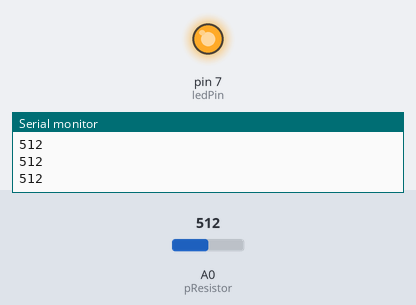
A sketch run on a simulated Arduino Uno, built with avr-gcc and run on an emulated ATmega328P. Shown: output pins drawn as LEDs (lit = HIGH), the last lines printed to the serial monitor. The test bench sets the inputs (shaded band); at power-on: A0 (pResistor) = 512.

Above: at 1.3 s.
1.4 s: A0 (pResistor) set to 477
At 2.6 s:
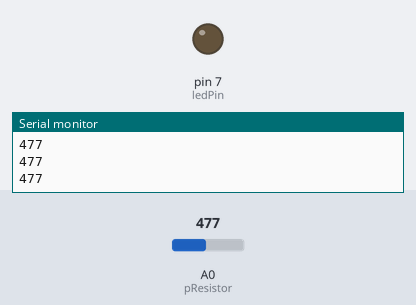
2.9 s: A0 (pResistor) set to 511
At 4.1 s:
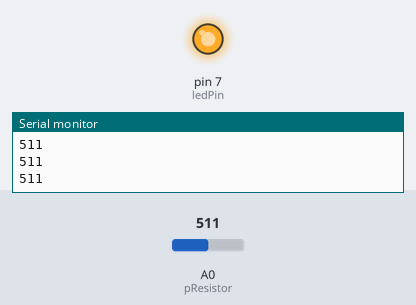
4.4 s: A0 (pResistor) set to 306
At 5.5 s:
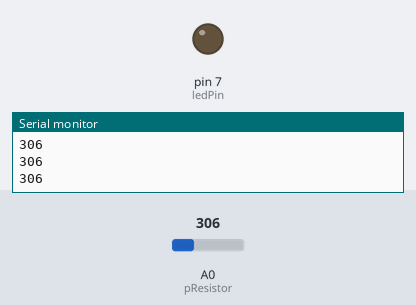
Timing chart, 0 to 7.4 s (numbered marks = the images above; inputs shaded):
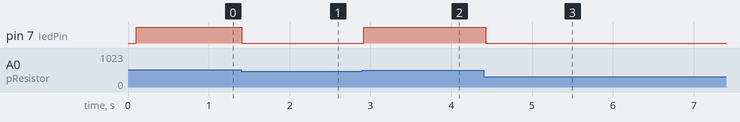

Measured:
- the behaviour switches between 492 and 491 on A0 (pResistor) (found by bisection; images 0 and 1)
- after the input at 1.4 s, pin 7 (ledPin): HIGH → LOW at once
- after the input at 2.9 s, pin 7 (ledPin): LOW → HIGH at once
- after the input at 4.4 s, pin 7 (ledPin): HIGH → LOW at once

The sketch:

Beam_break.ino
```cpp
/* Use a photoresistor (or photocell) to turn on an LED in the dark
   More info and circuit schematic: http://www.ardumotive.com/how-to-use-a-photoresistor-en.html
   Dev: Michalis Vasilakis // Date: 8/6/2015 // www.ardumotive.com */

//Constants
const int pResistor = A0; // Photoresistor at Arduino analog pin A0
const int ledPin=7;       // Led pin at Arduino pin 9

//Variables
int value;          // Store value from photoresistor (0-1023)
int INIT_READ;      // Store initial value from photoresistor


void setup(){
  Serial.begin(9600);           //  setup serial
  pinMode(ledPin, OUTPUT);  // Set lepPin - 9 pin as an output
  pinMode(pResistor, INPUT);// Set pResistor - A0 pin as an input (optional)

  delay(50);
  INIT_READ = analogRead(pResistor);
  delay(50);
}

void loop(){

  value = analogRead(pResistor);
  Serial.println(value);          // debug value
  if (value < INIT_READ - 20){    // need to adjust this based on ambient light
    // animal is passing by
    // TO DO - Send signal to pi
    digitalWrite(ledPin, LOW);  //Turn led off
  }
  else{
    digitalWrite(ledPin, HIGH); //Turn led on
  }

  delay(50); //Small delay
}
```
